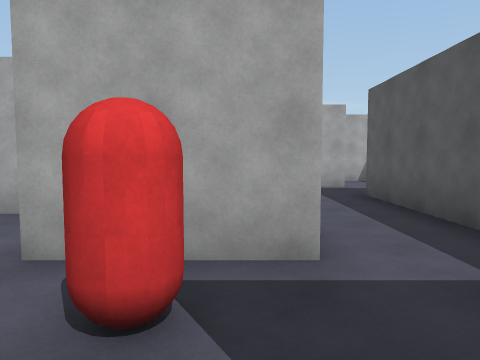
View 1 (above)

21 first-person views from a walk through a Unity game level. The camera is 1.5 m above the floor, tilts 4° down and sees 70° across. The floor is counted in squares, 2 m on a side. Each view is taken from the middle of a square. On the plan, view 1 faces up. The plan holds only what a view shows up to about 11 squares ahead; the rest is blank. The place goes on beyond the plan.

View 2
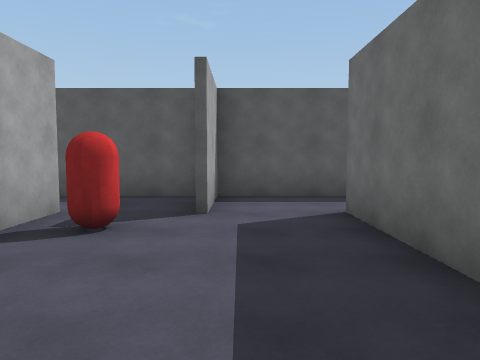

View 3
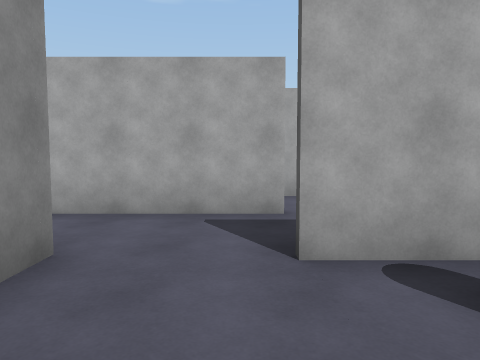

View 4
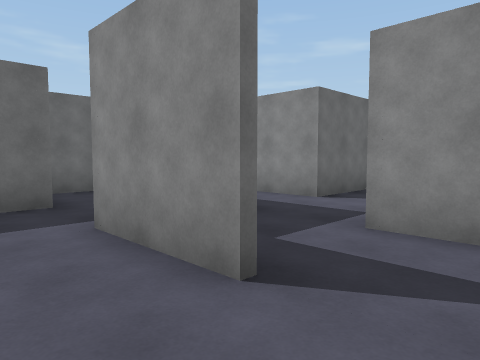

View 5
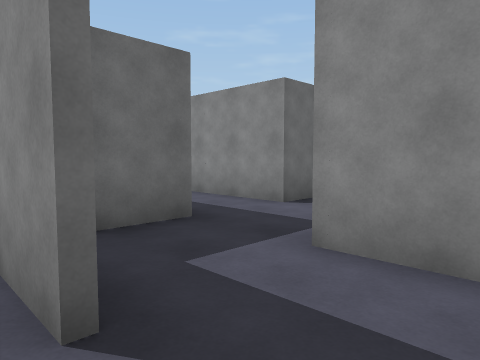

View 6
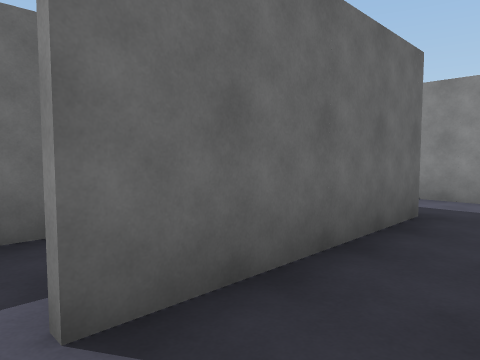

View 7
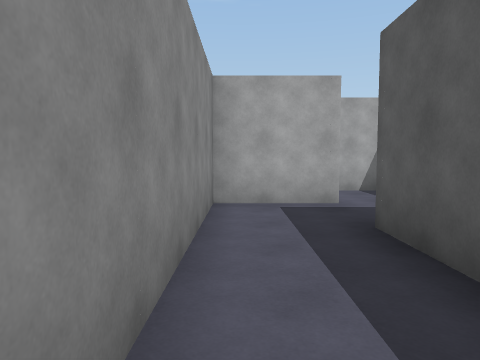

View 8
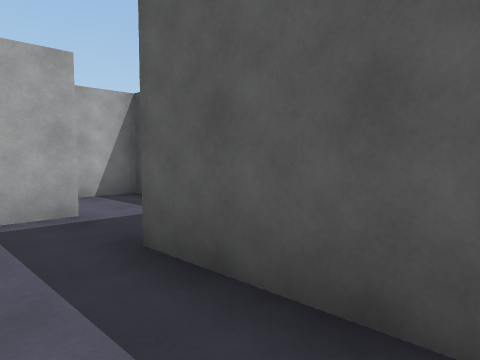

View 9
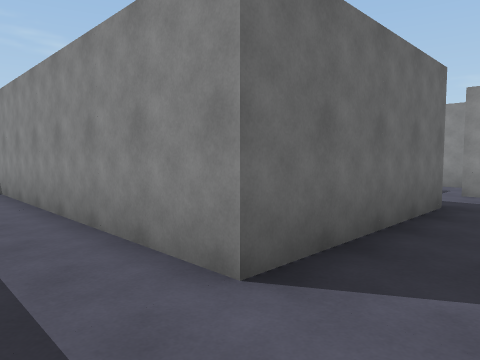

View 10
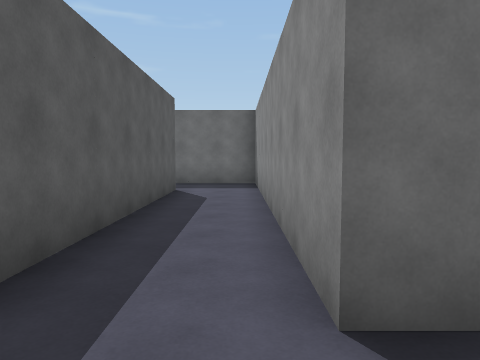

View 11
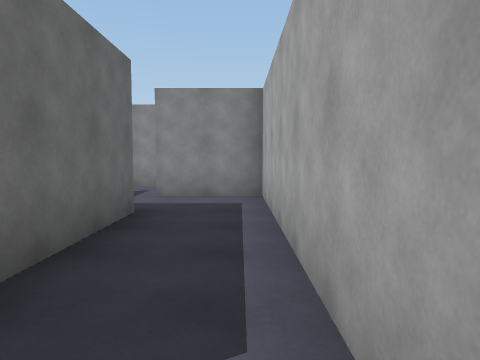

View 12
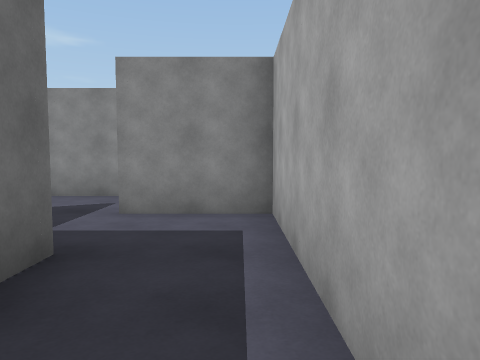

View 13
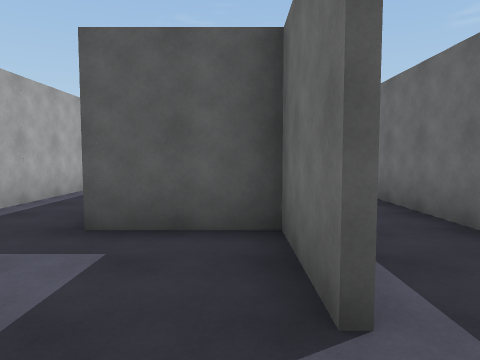

View 14
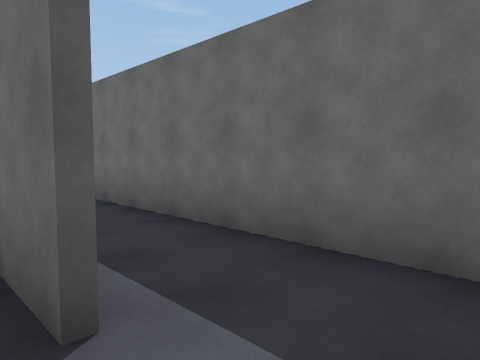

View 15
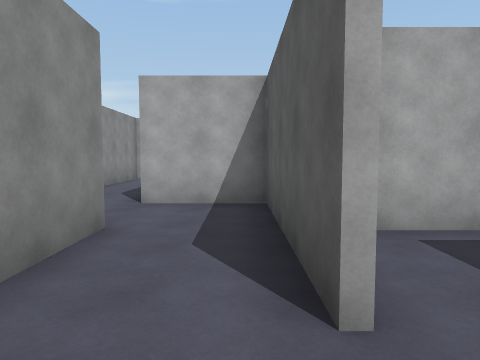

View 16
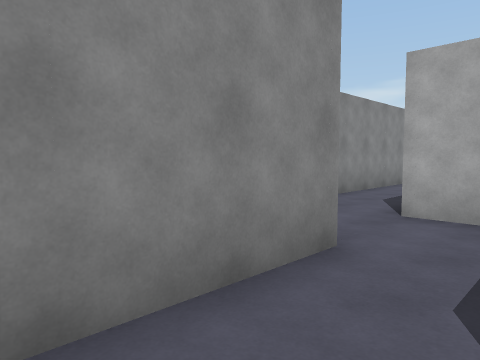

View 17
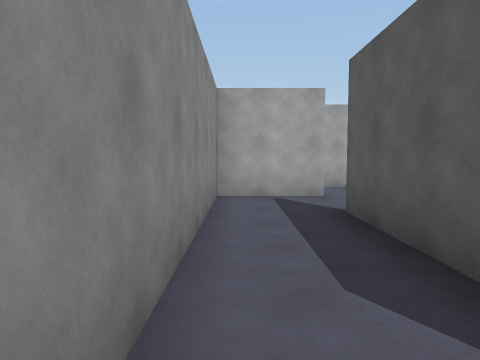

View 18
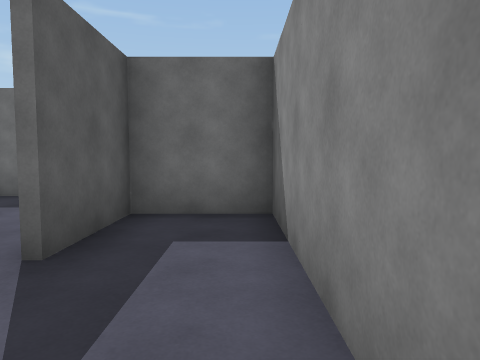

View 19
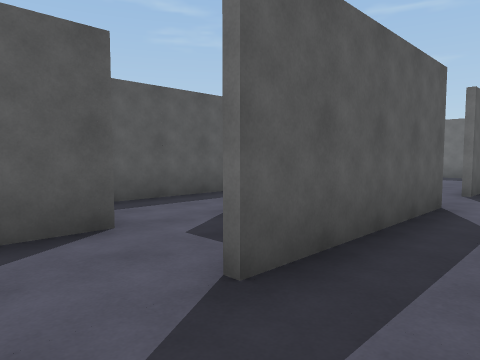

View 20
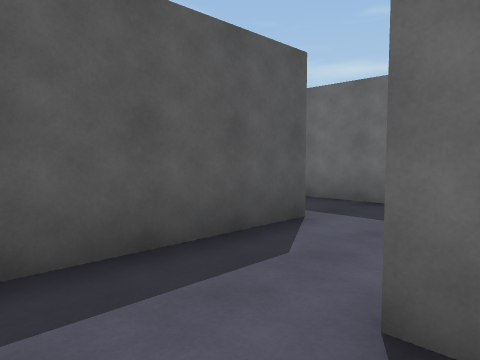

View 21
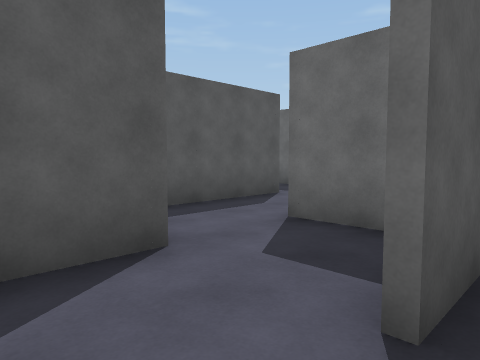

### Floor plan
Ten units are one square. View 1 is at (0, 0); x grows to the right and y downward. Boxes are objects, and circles mark ways between rooms. Rooms are numbered by the first view taken in them; rooms with no view inside come last. Other rooms are left out.
<svg viewBox="-180 -120 210 199">
<path fill="none" stroke="#000" d="M-34 -25 -34 -5M-15 -44 -35 -44M5 -24 -6 -24M-35 14 5 14M24 -8 24 -25M24 6 24 -4M0 34 5 34M-54 15 -54 20M-56 16 -56 -1M-50 34 -41 34M6 -55 6 -35M24 -35 24 -55M-54 -36 -54 -25M-35 -44 -45 -44M-55 -6 -44 -6M-84 -6 -74 -6 -74 4M-75 -24 -85 -24M-116 -6 -84 -6M-85 -24 -124 -24M-146 34 -95 34M-116 14 -116 -6M-154 -15 -154 5M-124 -24 -134 -24 -134 -15M-154 -25 -154 -15M-174 -55 -174 -6 -156 -6 -156 -25M-136 -14 -136 -44 -155 -44M-164 -104 -174 -104 -174 -55M-156 -55 -156 -85M-136 -85 -136 -96M-155 -104 -164 -104M-146 -66 -135 -66M-56 45 -56 16M-75 74 -55 74M-74 4 -74 71M-116 -50 -116 -64"/>
<rect x="-45" y="-35" width="20" height="10" fill="#bbb"><title>other object</title></rect>
<rect x="-35" y="5" width="10" height="10" fill="#bbb"><title>other object</title></rect>
<rect x="-35" y="-5" width="10" height="10" fill="#bbb"><title>other object</title></rect>
<rect x="-35" y="-55" width="10" height="10" fill="#bbb"><title>other object</title></rect>
<rect x="-15" y="5" width="10" height="10" fill="#bbb"><title>other object</title></rect>
<rect x="-15" y="-25" width="20" height="20" fill="#bbb"><title>other object</title></rect>
<rect x="-15" y="-35" width="10" height="10" fill="#bbb"><title>other object</title></rect>
<rect x="-15" y="-55" width="10" height="20" fill="#bbb"><title>other object</title></rect>
<rect x="5" y="5" width="10" height="20" fill="#bbb"><title>other object</title></rect>
<rect x="5" y="-15" width="10" height="10" fill="#bbb"><title>other object</title></rect>
<rect x="5" y="-25" width="10" height="10" fill="#bbb"><title>other object</title></rect>
<rect x="-65" y="5" width="10" height="10" fill="#bbb"><title>other object</title></rect>
<rect x="-5" y="-55" width="10" height="10" fill="#bbb"><title>other object</title></rect>
<rect x="15" y="-55" width="10" height="10" fill="#bbb"><title>other object</title></rect>
<rect x="-55" y="-15" width="10" height="10" fill="#bbb"><title>other object</title></rect>
<rect x="-55" y="-25" width="10" height="10" fill="#bbb"><title>other object</title></rect>
<rect x="-75" y="-15" width="10" height="10" fill="#bbb"><title>other object</title></rect>
<rect x="-115" y="-15" width="10" height="10" fill="#bbb"><title>other object</title></rect>
<rect x="-105" y="-25" width="10" height="10" fill="#bbb"><title>other object</title></rect>
<rect x="-95" y="-15" width="10" height="10" fill="#bbb"><title>other object</title></rect>
<rect x="-85" y="5" width="10" height="10" fill="#bbb"><title>other object</title></rect>
<rect x="-155" y="-5" width="10" height="10" fill="#bbb"><title>other object</title></rect>
<rect x="-145" y="-15" width="10" height="10" fill="#bbb"><title>other object</title></rect>
<rect x="-135" y="25" width="10" height="10" fill="#bbb"><title>other object</title></rect>
<rect x="-135" y="5" width="10" height="10" fill="#bbb"><title>other object</title></rect>
<rect x="-115" y="25" width="10" height="10" fill="#bbb"><title>other object</title></rect>
<rect x="-95" y="25" width="10" height="10" fill="#bbb"><title>other object</title></rect>
<rect x="-175" y="-25" width="10" height="10" fill="#bbb"><title>other object</title></rect>
<rect x="-165" y="-35" width="20" height="10" fill="#bbb"><title>other object</title></rect>
<rect x="-165" y="-55" width="10" height="10" fill="#bbb"><title>other object</title></rect>
<rect x="-145" y="-35" width="10" height="10" fill="#bbb"><title>other object</title></rect>
<rect x="-175" y="-65" width="10" height="10" fill="#bbb"><title>other object</title></rect>
<rect x="-165" y="-75" width="10" height="10" fill="#bbb"><title>other object</title></rect>
<rect x="-165" y="-95" width="20" height="10" fill="#bbb"><title>other object</title></rect>
<rect x="-155" y="-115" width="10" height="20" fill="#bbb"><title>other object</title></rect>
<rect x="-145" y="-95" width="10" height="10" fill="#bbb"><title>other object</title></rect>
<rect x="-85" y="45" width="10" height="10" fill="#bbb"><title>other object</title></rect>
<rect x="-75" y="35" width="10" height="10" fill="#bbb"><title>other object</title></rect>
<rect x="-65" y="45" width="10" height="10" fill="#bbb"><title>other object</title></rect>
<rect x="-65" y="25" width="10" height="10" fill="#bbb"><title>other object</title></rect>
<rect x="-135" y="-75" width="10" height="20" fill="#bbb"><title>other object</title></rect>
<rect x="-125" y="-55" width="10" height="10" fill="#bbb"><title>other object</title></rect>
<circle cx="-40" cy="0" r="3" fill="#2a7"/>
<circle cx="10" cy="-40" r="3" fill="#2a7"/>
<circle cx="-40" cy="-35" r="3" fill="#2a7"/>
<circle cx="-60" cy="-20" r="3" fill="#2a7"/>
<circle cx="-80" cy="-20" r="3" fill="#2a7"/>
<circle cx="-70" cy="-5" r="3" fill="#2a7"/>
<circle cx="-120" cy="-20" r="3" fill="#2a7"/>
<circle cx="-150" cy="-20" r="3" fill="#2a7"/>
<circle cx="-170" cy="-60" r="3" fill="#2a7"/>
<circle cx="-160" cy="-95" r="3" fill="#2a7"/>
<circle cx="-140" cy="-80" r="3" fill="#2a7"/>
<text x="-20" y="-20">1</text>
<text x="-50" y="10">2</text>
<text x="10" y="-50">3</text>
<text x="-50" y="-30">4</text>
<text x="-70" y="-10">5</text>
<text x="-100" y="0">6</text>
<text x="-120" y="70">7</text>
<text x="-160" y="-30">8</text>
<text x="-170" y="-80">9</text>
<text x="-130" y="-100">10</text>
<text x="-70" y="40">11</text>
<text x="-130" y="-60">12</text>
</svg>
Room 1 opens to room 2. Room 1 opens to room 3. Room 1 opens to room 4. Room 4 opens to room 5. Room 5 opens to room 6. Room 5 opens to room 11. Room 6 opens to room 7. Room 7 opens to room 8. Room 8 opens to room 9. Room 9 opens to room 10. Room 10 opens to room 12.

Where each view was taken, in squares from view 1:
view 1: 0 up, 0 right, facing up
view 2: 0 up, 4 left, facing right
view 3: 0 up, 2 left, facing up
view 4: 4 up, 2 left, facing down-left
view 5: 4 up, 3 left, facing down-left
view 6: 0 up, 1 right, facing down-left
view 7: 3 up, 1 right, facing up
view 8: 4 up, 1 right, facing up-right
view 9: 2 up, 6 left, facing down-left
view 10: 2 up, 7 left, facing down
view 11: 2 up, 7 left, facing left
view 12: 2 up, 9 left, facing left
view 13: 1 down, 15 left, facing right
view 14: 1 down, 15 left, facing down-right
view 15: 1 down, 14 left, facing up
view 16: 0 up, 14 left, facing up-left
view 17: 4 up, 17 left, facing up
view 18: 5 up, 17 left, facing down
view 19: 10 up, 17 left, facing down-right
view 20: 8 up, 14 left, facing down-right
view 21: 10 up, 16 left, facing down-right
